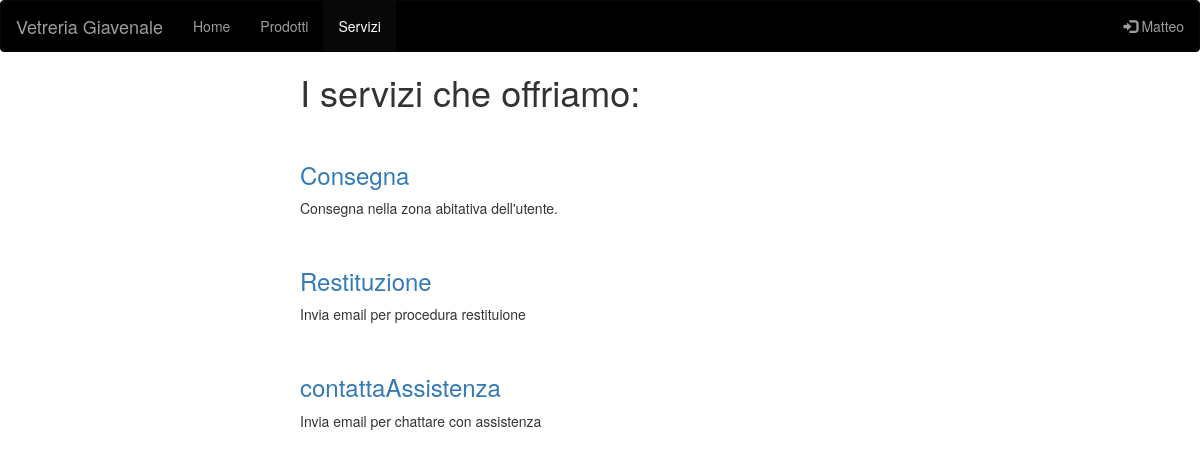
The app's page /sitoWeb/sitoAzienda/servizi/serviziAzienda.php (signed in), older data.
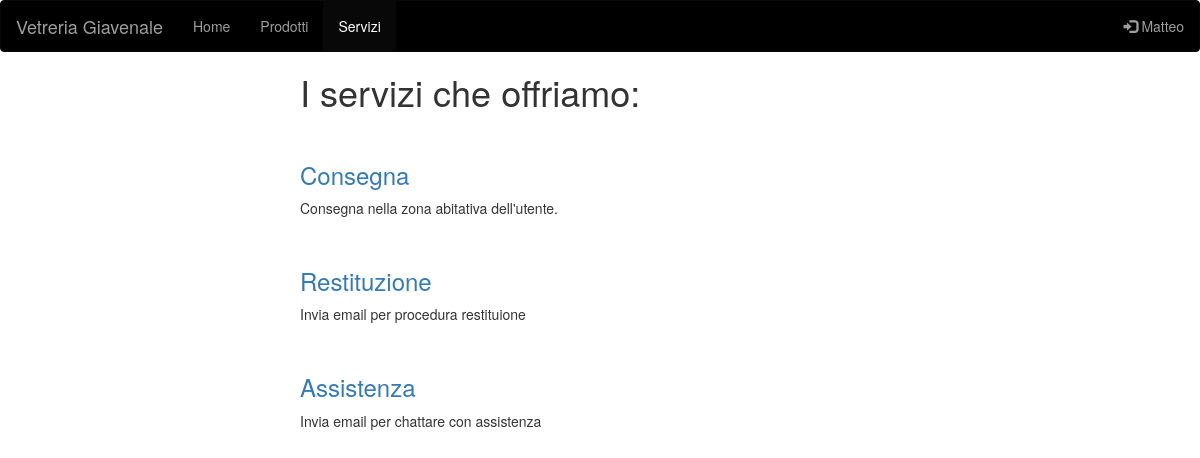
The same page, newer data.
### tables this page shows
CREATE TABLE `servizi_azienda` (
  `id_servizio` int(255) NOT NULL,
  `nome_servizio` varchar(100) NOT NULL,
  `info_servizio` varchar(255) NOT NULL
);

### sitoWeb/sitoAzienda/servizi/serviziAzienda.php (the view, shortened to what this page needs)
<?php
    $servername = "localhost";
    $username = "root";
    $password = "";
    $db_name = "DatabaseAziendale";
?>
<!doctype html>
<html lang="en">
    <head>
        <link rel="stylesheet" href="https://maxcdn.bootstrapcdn.com/bootstrap/3.4.1/css/bootstrap.min.css">
        <link rel="stylesheet" href="../styles/pageContent.css">
    </head>
    <body>
        <nav class="navbar navbar-inverse">
            <div class="container-fluid">
                <div class="navbar-header">
                    <a class="navbar-brand" href="../index.php">Vetreria Giavenale</a>
                </div>
                <ul class="nav navbar-nav">
                    <li><a href="../index.php">Home</a></li>
                    <li><a href="../prodotti/prodottiAzienda.php">Prodotti</a></li>
                    <li class="active"><a href="serviziAzienda.php">Servizi</a></li>
                </ul>
                <ul class="nav navbar-nav navbar-right">
                    <li><a href="../login/loginForm.php"><span class="glyphicon glyphicon-log-in"></span> <?php if($_SESSION['nomeUtente'] != ""){ echo $_SESSION['nomeUtente']; }else{echo "Login";}   ?>  </a></li>
                </ul>
            </div>
        </nav>
        <div class="content">
            <?php
            if($_SESSION['nomeUtente'] != ""){
                echo "<h1>I servizi che offriamo:</h1>";
                $conn = new mysqli($servername, $username, $password, $db_name);
                $query = "select * from servizi_azienda";
                $statement = $conn->prepare($query);
                $statement->execute();
                $result = $statement->get_result();
                if($result->num_rows){
                    while($row = $result->fetch_assoc()){
                        echo "<a href='../index.php'><h3>" . $row['nome_servizio'] . "</h3></a>";
                        echo "<p>" . $row['info_servizio'] . "</p>";
                    }
                }
            }else{
                echo "<h1>Devi loggarti per vedere i servizi che offriamo!</h1>";
            }
            ?>
        </div>
    </body>
</html>

### sitoWeb/sitoAzienda/styles/pageContent.css (style rules this page uses)
h3 { padding-top: 30px; }
.content { width: 600px; margin-left: auto; margin-right: auto; }
.navbar { background-color: black; }

Row changes from the older to the newer data that the page shows:
changed servizi_azienda "Invia email per chattare con assistenza": nome_servizio "contattaAssistenza" → "Assistenza"
